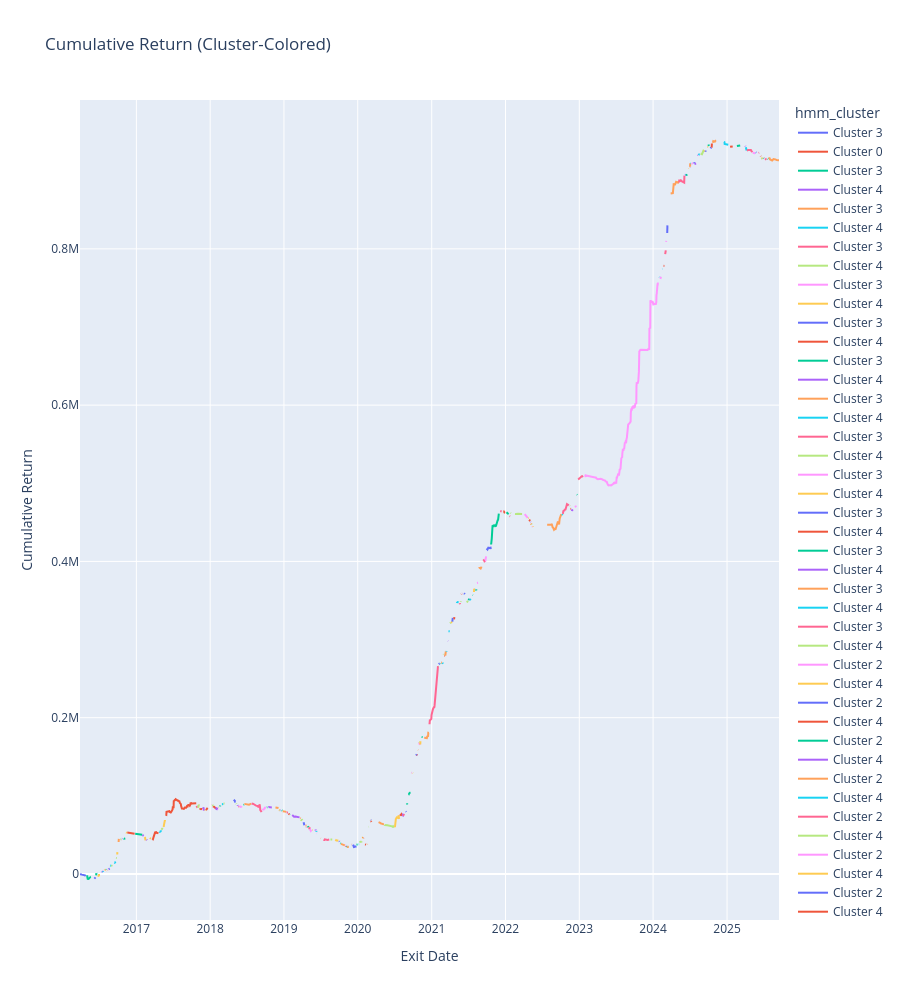

The notebook cell this image was saved under:
### Code cell
grouped_df["cluster_change"] = grouped_df["hmm_cluster"].ne(grouped_df["hmm_cluster"].shift()).cumsum()

fig = go.Figure()

# Add a line for each continuous cluster segment
for _, seg in grouped_df.groupby("cluster_change"):
    fig.add_trace(go.Scatter(
        x=seg["exit_date"],
        y=seg["cumulative_return"],
        mode="lines",
        line=dict(width=2),
        name=f"Cluster {int(seg['hmm_cluster'].iloc[0])}"
    ))

fig.update_layout(
    title="Cumulative Return (Cluster-Colored)",
    xaxis_title="Exit Date",
    yaxis_title="Cumulative Return",
    legend_title="hmm_cluster",
    height=1000,
)

fig.show()
